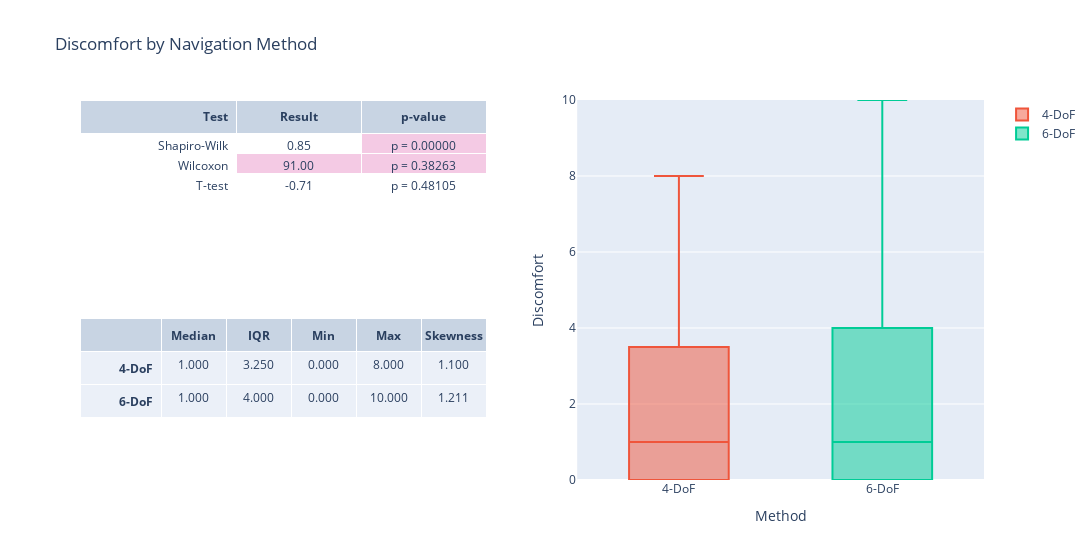

Write notebook code for a chart like this one.
### Code cell
stats_table = go.Table(columnwidth=[5,4,4,4,4])
stats_table.header = dict(
    values=summary_header, 
    align = ['right', 'center'],)
stats_table.cells = dict(
        values=summary_values,
        align = ['right', 'center'],
        format=["", ".3f"],
        )

results_table = go.Table(columnwidth=[5,4,4])
results_table.header = dict(
    values= results_header, 
    align = ['right', 'center'],)
results_table.cells = dict(
        values=results_values,
        align = ['right', 'center'],
        format=["", ".2f", ".5f"],
        fill_color=fill_color,
        prefix=results_prefix,
        )

discomfort_fig = make_subplots(
    rows=2, cols=2,
    shared_xaxes=False,
    specs=[
        [{"type": "table"}, {"type": "box", "rowspan": 2}],
        [{"type": "table"}, None]
    ])

discomfort_fig.add_trace(stats_table, row=2, col=1)
discomfort_fig.add_trace(go.Box(y=discomfort_4dof, name="4-DoF", notched=False, notchwidth=0.05), row=1, col=2)
discomfort_fig.add_trace(go.Box(y=discomfort_6dof, name="6-DoF", notched=False, notchwidth=0.05), row=1, col=2)
discomfort_fig.add_trace(results_table, row=1, col=1)

discomfort_fig.update_layout(
    title_text="Discomfort by Navigation Method",
    width=1200,
    xaxis_title='Method',
    yaxis_title='Discomfort',
)

discomfort_fig.update_yaxes(range=[0, 10])
discomfort_fig.show()

### Figure 1 — Plotly figure (JSON) as saved in the notebook; plotly's stock layout.template omitted (floating-point values rounded to 4 significant figures)
{"data": [{"cells": {"align": ["right", "center"], "format": ["", ".3f"], "values": [["<b>4-DoF</b>", "<b>6-DoF</b>"], [1, 1], [3.25, 4], [0, 0], [8, 10], [1.1, 1.211]]}, "columnwidth": [5, 4, 4, 4, 4], "domain": {"x": [0, 0.45], "y": [0, 0.425]}, "header": {"align": ["right", "center"], "values": ["", "<b>Median</b>", "<b>IQR</b>", "<b>Min</b>", "<b>Max</b>", "<b>Skewness</b>"]}, "type": "table"}, {"name": "4-DoF", "notched": false, "notchwidth": 0.05, "type": "box", "xaxis": "x", "y": [2.0, 0.0, 5.0, 1.0, 5.0, 0.0, 0.0, 1.0, 0.0, 0.0, 0.0, 0.0, 4.0, 8.0, 0.0, 2.0, 3.0, 1.0, 0.0, 2.0, 5.0, 0.0, 0.0, 7.0, 8.0, 0.0, 1.0, 2.0, 7.0, 3.0, 0.0, 1.0, 8.0, 1.0, 3.0, 0.0], "yaxis": "y"}, {"name": "6-DoF", "notched": false, "notchwidth": 0.05, "type": "box", "xaxis": "x", "y": [1.0, 0.0, 6.0, 1.0, 5.0, 0.0, 0.0, 1.0, 0.0, 0.0, 0.0, 1.0, 6.0, 8.0, 2.0, 4.0, 4.0, 0.0, 0.0, 2.0, 2.0, 1.0, 0.0, 8.0, 4.0, 1.0, 1.0, 0.0, 10.0, 1.0, 1.0, 2.0, 7.0, 2.0, 5.0, 0.0], "yaxis": "y"}, {"cells": {"align": ["right", "center"], "fill": {"color": [["white", "white", "white"], ["white", "rgb(244,202,228)", "white"], ["rgb(244,202,228)", "rgb(244,202,228)", "white"]]}, "format": ["", ".2f", ".5f"], "prefix": ["", "", "p = "], "values": [["Shapiro-Wilk", "Wilcoxon", "T-test"], [0.8542, 91, -0.7122], [9.545e-16, 0.3826, 0.4811]]}, "columnwidth": [5, 4, 4], "domain": {"x": [0, 0.45], "y": [0.575, 1]}, "header": {"align": ["right", "center"], "values": ["<b>Test</b>", "<b>Result</b>", "<b>p-value</b>"]}, "type": "table"}], "layout": {"title": {"text": "Discomfort by Navigation Method"}, "width": 1200, "xaxis": {"anchor": "y", "domain": [0.55, 1], "title": {"text": "Method"}}, "yaxis": {"anchor": "x", "domain": [0, 1], "range": [0, 10], "title": {"text": "Discomfort"}}}}
